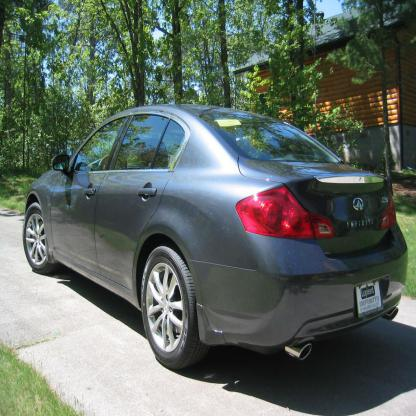
#> input picture Sift_Detector/License Plates/b15d6c0bdf90226d_jpg.rf.775557ba6aaf7d76a8d4bb04f66d8fc5.jpg, 416 x 416 px; its folder holds 4 pictures in this run
$ jupyter execute BruteForce_Final.ipynb
#> lines starting #> are read from the running program, lines starting #| are printed output that depends on the picture; pictures that were not available may be replaced by others from this repository, and a replacement may not be noted
# License Plate Matching

[cell 1]
import numpy as np
import cv2
from matplotlib import pyplot as plt
import os

# Configuration
TRAIN_FOLDER = "Train"
QUERY_FOLDER = "License Plates"

[cell 2]
# List train images
train_files = [f for f in os.listdir(TRAIN_FOLDER) if f.endswith(('.png', '.jpg', '.jpeg'))]

# List query images
query_files = [f for f in os.listdir(QUERY_FOLDER) if f.endswith(('.png', '.jpg', '.jpeg'))]

# Initiate SIFT detector
sift = cv2.SIFT_create()

[cell 3]
# Store results
all_results = []

bf = cv2.BFMatcher()

for query_idx, query_file in enumerate(query_files, 1):
    print(f"\n{'='*80}")
    print(f"[{query_idx}/{len(query_files)}] Vehicle: {query_file}") # print wsh mn vehicue rana
    print(f"{'='*80}")

    # telecharger image voiture
    query_path = os.path.join(QUERY_FOLDER, query_file)
    img1 = cv2.imread(query_path, 0)
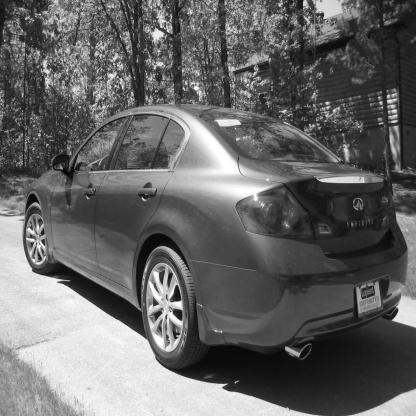
#> img1: shape (416, 416); min 0, max 255, mean 102.3

    # trouver les keypoints
    kp1, des1 = sift.detectAndCompute(img1, None)
#> kp1 = 1513 keypoints; strongest (x, y, size): (179, 305, 5.5), (155, 303, 3.8), (176, 297, 5.6), (381, 103, 2.2)

    print(f"Query keypoints detected: {len(kp1)}")
#| Query keypoints detected: 1513

    query_results = {}
    best_match = None
    best_train_data = None

    # Matcher avec image train
    for train_idx, train_file in enumerate(train_files, 1): # On boucle sur train
        train_path = os.path.join(TRAIN_FOLDER, train_file)
        img2 = cv2.imread(train_path, 0)  # lire les images


        # Find keypoints and descriptors for train (using blurred image)
        kp2, des2 = sift.detectAndCompute(img2, None)
#> kp2 has the same summary as kp1


        # BFMatcher with default params
        matches = bf.knnMatch(des2, des1, k=2) # ca retourne best 2 matches
#> matches = 1513 matches
        #k=2 pour knnMatch, on veut les 2 meilleurs matches pour appliquer le ratio test de Lowe

        good = [m for m, n in matches if m.distance < 0.65 * n.distance]
#> good = 1513 matches


        num_matches = len(good)
#> num_matches = 1513

        # Keep track of best match
        if num_matches >= 4:
            img_match = cv2.drawMatches(img2, kp2, img1, kp1, good[:10], None, flags=2)
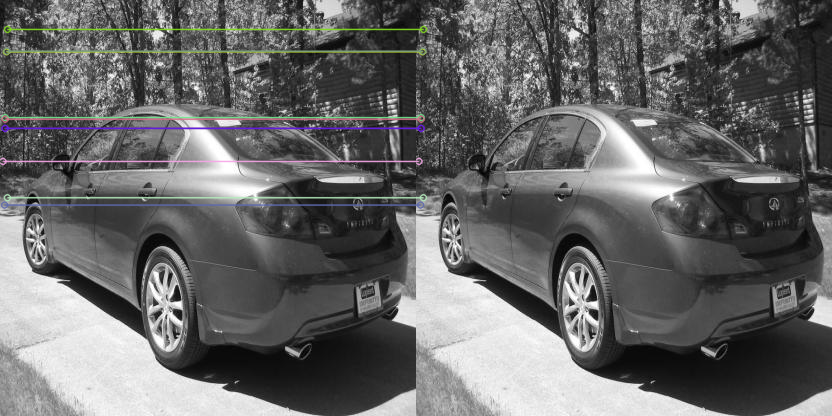
#> img_match: shape (416, 832, 3); mean of channels 0, 1, 2 103.2, 103.3, 103.3; drawn as B, G, R
            plt.imshow(img_match), plt.title(f"Matches: {num_matches}"), plt.axis('off')
            plt.show()
#> pass 2 of the loop `for query_idx, query_file in enumerate(query_files, 1):`:
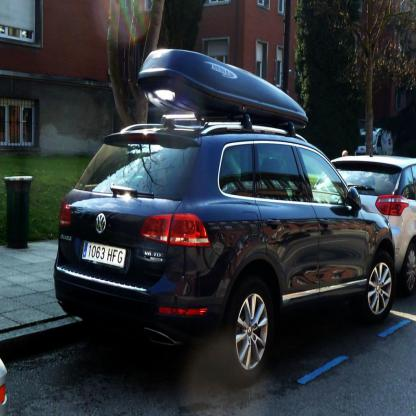
#> input picture Sift_Detector/License Plates/b193070a9c45b5ab_jpg.rf.57e5987eb896a7bf9fc7a1a96a660c7e.jpg, 416 x 416 px
#> `img1 = cv2.imread(query_path, 0)`:
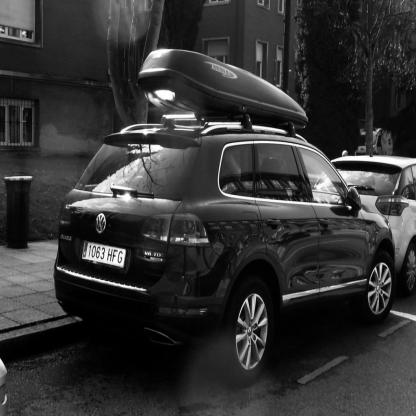
#> img1: shape (416, 416); min 0, max 255, mean 52
#> kp1 = 810 keypoints; strongest (x, y, size): (350, 207, 2.1), (166, 94, 8.8), (344, 152, 2.4), (123, 131, 3.9)
#| Query keypoints detected: 810
#> good = 3 matches
#> num_matches = 3
#> pass 3 of the loop `for query_idx, query_file in enumerate(query_files, 1):`:
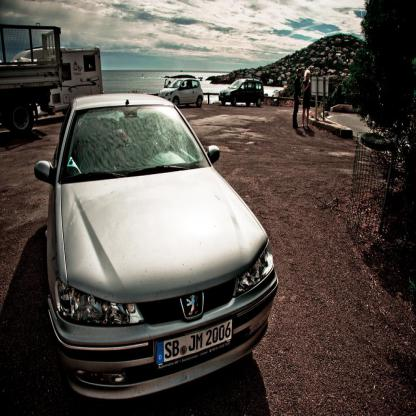
#> input picture Sift_Detector/License Plates/b1a50a3824887ee2_jpg.rf.68a4fd34fce20184287592f2680f895b.jpg, 416 x 416 px
#> `img1 = cv2.imread(query_path, 0)`:
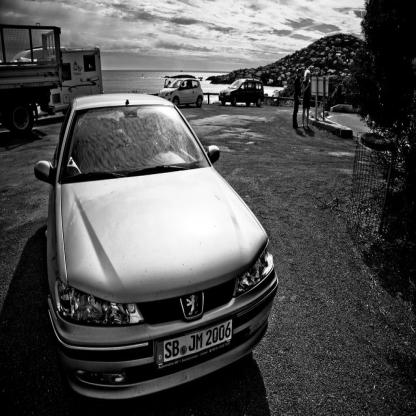
#> img1: shape (416, 416); min 0, max 255, mean 81.6
#> kp1 = 1187 keypoints; strongest (x, y, size): (269, 91, 6.9), (228, 103, 2.3), (127, 102, 2.3), (242, 87, 1.9)
#| Query keypoints detected: 1187
#> good = 1 matches
#> num_matches = 1
#> the loop made 4 passes; the first 3 are shown
